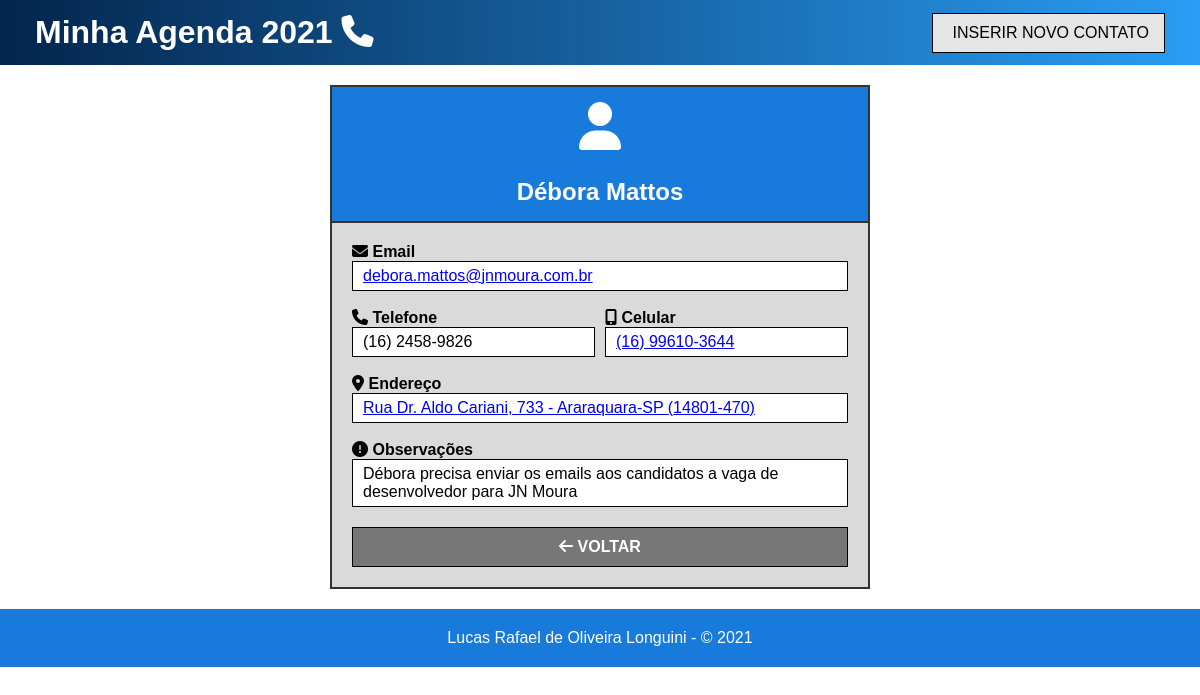
The app's page /?c=ContatoController&m=visualizar&id=3, older data.
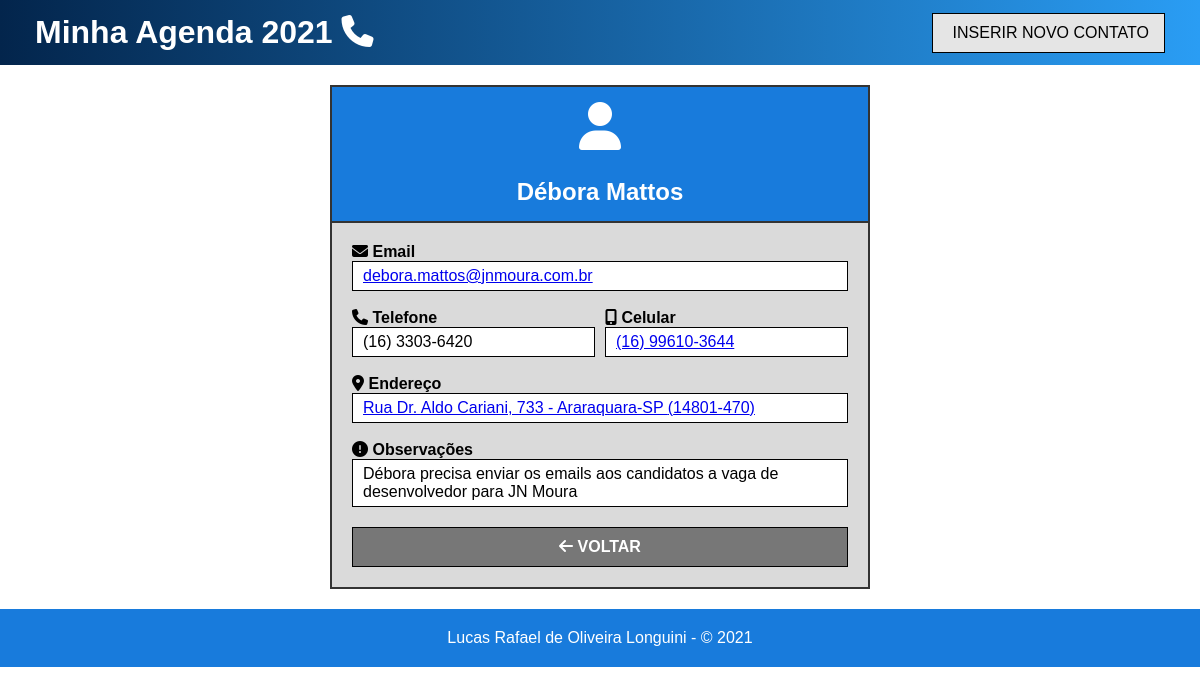
The same page, newer data.
### tables this page shows
CREATE TABLE Contatos (
	`id_contato`	INT NOT NULL AUTO_INCREMENT PRIMARY KEY,
	`nome`			VARCHAR(60) NOT NULL,
	`email`			VARCHAR(50) NULL,
	`telefone`		VARCHAR(14) NULL,
	`celular`		VARCHAR(15) NOT NULL,
	`endereco`		VARCHAR(50) NOT NULL,
	`num`			VARCHAR(5) NOT NULL,
	`bairro`		VARCHAR(30) NULL,
	`cidade`		VARCHAR(50) NOT NULL,
	`cep`			VARCHAR(9) NULL,
	`observacoes`	VARCHAR(1000) NULL,
	`id_estado`		INT NOT NULL,
	FOREIGN KEY (`id_estado`) REFERENCES Estados (`id_estado`)
);

CREATE TABLE Estados (
	`id_estado`		INT NOT NULL AUTO_INCREMENT PRIMARY KEY,
	`uf_nome`		VARCHAR(60) NOT NULL,
	`sigla`			CHAR(2) NOT NULL
);

### controllers/ContatoController.class.php (called while the page is built, shortened)
<?php
	require_once "models/Conexao.class.php";
	require_once "models/Contato.class.php";
	require_once "models/ContatoDAO.class.php";
	class ContatoController {
		public function visualizar() {
			$contatoDAO = new ContatoDAO();
			$ret = $contatoDAO->listarContato($_GET["id"]);
			$estado = $contatoDAO->listarEstados();
			require_once "views/view_contato.php";
		}
	}

### models/Conexao.class.php (called while the page is built, shortened)
<?php
	abstract class Conexao {
		protected function __construct() {
			try {
				$this->db = new PDO("mysql:host=localhost; dbname=AgendaTelefonica; charset=utf8mb4", "root", "");
			}
			catch(Exception $e) {
				die("Ocorreu um erro durante a conexão com o banco de dados. " .$e->getMessage());
			}
		}
	}

### models/ContatoDAO.class.php (called while the page is built, shortened)
<?php
	class ContatoDAO extends Conexao {
		public function listarContato($id) {
			$sql = "SELECT c.*, e.*
					FROM contatos c
					INNER JOIN estados e ON (c.id_estado = e.id_estado)
					WHERE c.id_contato = $id";
			try {
				$stmt = $this->db->prepare($sql);
				$stmt->execute();
				return $stmt->fetchAll(PDO::FETCH_OBJ);
				$this->db = null;
			}
			catch(Exception $e) {
				die("Erro ao listar o contato. " .$e->getMessage());
			}
		}
		public function listarEstados() {
			$sql = "SELECT * FROM Estados";
			try {
				$stmt = $this->db->prepare($sql);
				$stmt->execute();
				return $stmt->fetchAll(PDO::FETCH_OBJ);
				$this->db = null;
			}
			catch(Exception $e) {
				die("Erro ao listar os estados. " .$e->getMessage());
			}
		}
	}

### views/view_contato.php (the view)
<?php require_once "views/_nav.php" ?>
<main>
	<section id="dados">
		<h2>
			<span class="fas fa-user fa-2x"></span><br/><br/>
			<?php if (isset($ret)) echo $ret[0]->nome; ?>
		</h2>
		<div class="container">
			<p class="bold"><span class="fas fa-envelope"></span> Email</p>
			<p class="info">
				<a href="mailto:<?php if (isset($ret)) echo $ret[0]->email; ?>" title="Enviar email para <?php echo $ret[0]->email; ?>"><?php if (isset($ret)) echo $ret[0]->email; ?></a>
			</p>
			<br/>
			<div class="col-2">
				<p class="bold"><span class="fas fa-phone"></span> Telefone</p>
				<p class="bold"><span class="fas fa-mobile-alt"></span> Celular</p>
				<p class="info"><?php if (isset($ret)) echo $ret[0]->telefone; ?></p>
				<p class="info">
					<?php $cel = str_replace(array("(", ")", " ", "-"), "", $ret[0]->celular); ?>
					<a href="https://wa.me/55<?php echo $cel; ?>" target="_blank" title="Conversar via WhatsApp"><?php if (isset($ret)) echo $ret[0]->celular; ?></a>
				</p>
			</div>
			<br/>
			<p class="bold"><span class="fas fa-map-marker-alt"></span> Endereço</p>
			<p class="info">
				<?php
					if (isset($ret)) {
						foreach ($estado as $uf) {
							if ($uf->id_estado == $ret[0]->id_estado) {
								$endereco = $ret[0]->endereco .", ". $ret[0]->num ." - ". $ret[0]->cidade ."-". $uf->sigla;
							}
						}
					}
				?>
				<a href="https://www.google.com/maps/search/?api=1&query=<?php echo $endereco; ?>" title="Abrir no Google Maps" target="_blank"> <?php echo $endereco ." (". $ret[0]->cep .")"; ?></a>
			</p>
			<br/>
			<p class="bold"><span class="fas fa-exclamation-circle"></span> Observações</p>
			<p class="info"><?php if (isset($ret)) echo $ret[0]->observacoes; ?></p>
		</div>
		<div class="btn">
			<a href="index.php" name="cancel"><span class="fas fa-arrow-left"></span> VOLTAR</a>
		</div>
	</section>
</main>
<?php require_once "views/_footer.php" ?>

Row changes from the older to the newer data that the page shows:
changed contatos "Débora Mattos": telefone "(16) 2458-9826" → "(16) 3303-6420"
